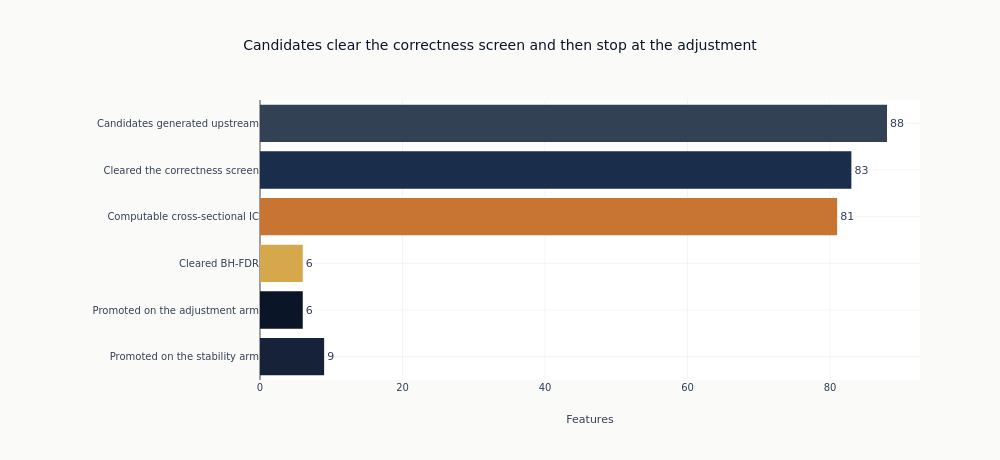

Notebook cell for this chart:
### Markdown cell above
### The Funnel

What was searched, what survived each stage, and what each arm of the promotion rule
contributed. Drawn rather than printed, because the width of the drop between
consecutive bars is what a reader is meant to weigh, and the two arms are separated
so a rule that reads as a disjunction can be seen to behave like one, or not to.

### Code cell
arm_counts = {
    note: len([f for f, (d, n) in triage.items() if d == "PROCEED" and n == note])
    for note in ("fdr_significant", "stable_and_above_threshold")
}
funnel_stages = [
    ("Candidates generated upstream", len(all_feature_cols), COLORS["neutral"]),
    ("Cleared the correctness screen", n_pass, COLORS["slate"]),
    ("Computable cross-sectional IC", n_searched, COLORS["copper"]),
    ("Cleared BH-FDR", n_significant_fdr, COLORS["amber"]),
    ("Promoted on the adjustment arm", arm_counts["fdr_significant"], COLORS["blue"]),
    (
        "Promoted on the stability arm",
        arm_counts["stable_and_above_threshold"],
        COLORS["blue_light"],
    ),
]
fig = go.Figure(
    go.Bar(
        x=[count for _, count, _ in funnel_stages],
        y=[stage for stage, _, _ in funnel_stages],
        orientation="h",
        marker_color=[color for _, _, color in funnel_stages],
        text=[str(count) for _, count, _ in funnel_stages],
        textposition="outside",
    )
)
fig.update_layout(
    title="Candidates clear the correctness screen and then stop at the adjustment",
    xaxis_title="Features",
    height=460,
    width=1000,
    margin={"l": 260, "r": 80},
    showlegend=False,
)
fig.update_yaxes(autorange="reversed")
fig.show()

### Figure 1 — Plotly figure (JSON) as saved in the notebook; plotly's stock layout.template omitted (floating-point values rounded to 4 significant figures)
{"data": [{"marker": {"color": ["#334155", "#1a2d4a", "#C87533", "#D4A84B", "#0a1628", "#152238"]}, "orientation": "h", "text": ["88", "83", "81", "6", "6", "9"], "textposition": "outside", "type": "bar", "x": [88, 83, 81, 6, 6, 9], "y": ["Candidates generated upstream", "Cleared the correctness screen", "Computable cross-sectional IC", "Cleared BH-FDR", "Promoted on the adjustment arm", "Promoted on the stability arm"]}], "layout": {"height": 460, "margin": {"l": 260, "r": 80}, "showlegend": false, "title": {"text": "Candidates clear the correctness screen and then stop at the adjustment"}, "width": 1000, "xaxis": {"title": {"text": "Features"}}, "yaxis": {"autorange": "reversed"}}}
